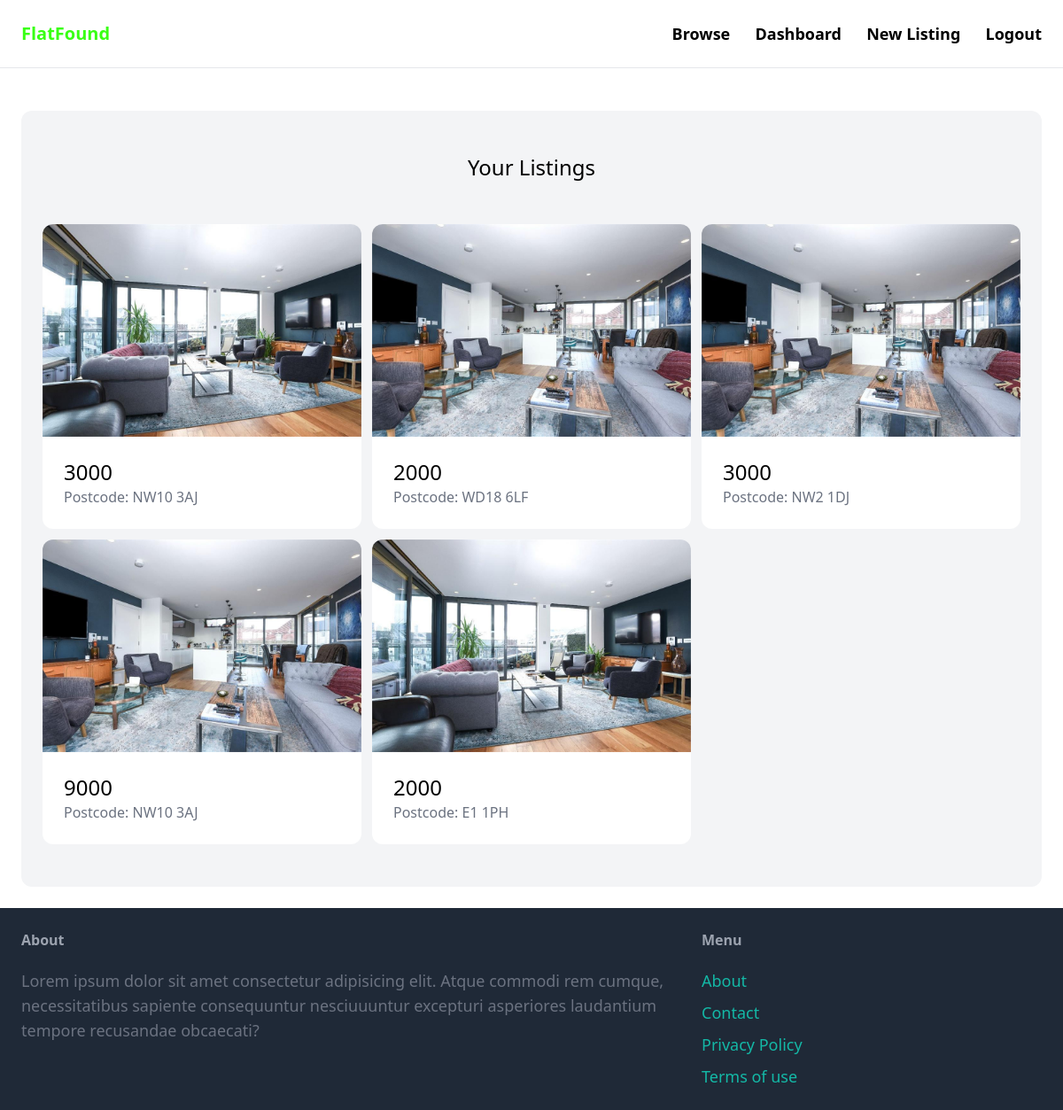
Before: /dashboard (signed in) with the older database file.
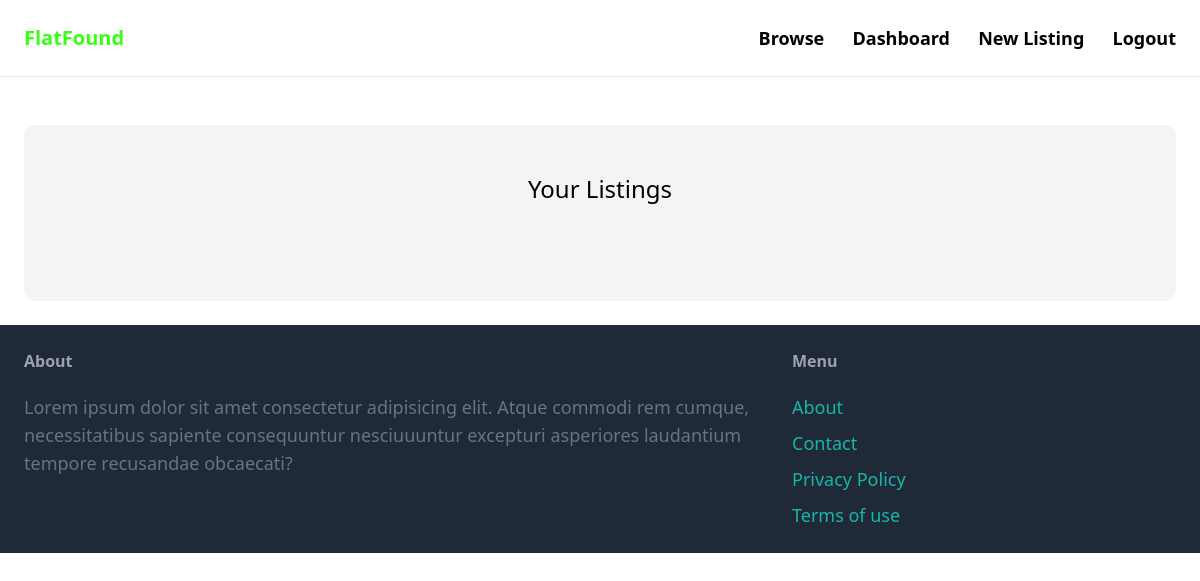
After: the same page with the newer database file.
### property/models.py (models this page shows, shortened)
class Property(models.Model):
    category = models.ForeignKey(
        Category, related_name='properties', on_delete=models.CASCADE)
    price_pcm = models.IntegerField()
    ppw = models.FloatField()
    address = models.TextField(blank=True, null=True)
    postcode = models.TextField(blank=True, null=True)
    description = models.TextField(blank=True, null=True)
    image = models.ImageField(upload_to='prop_images', blank=True, null=True)
    created_by = models.ForeignKey(
        User, related_name='properties', on_delete=models.CASCADE)
    created_at = models.DateField(auto_now_add=True)

### dashboard/views.py (the view)
# urls.py: path('', views.index, name='index'),
@login_required
def index(request):
    properties = Property.objects.filter(created_by=request.user)
    return render(request, 'dashboard/index.html', {
        'properties': properties
    })

### dashboard/templates/dashboard/index.html (shortened to what this page needs)
{% extends 'core/base.html' %}
{% block content %}
<div class="mt-6 px-6 py-12 bg-gray-100 rounded-xl">
    <h2 class="mb-12 text-2xl text-center">Your Listings</h2>
    <div class="grid grid-cols-3 gap-3">
        {% for property in properties %}
        <div>
            <a href="{% url 'property:detail' property.id %}">
                <div class="">
                    <img src="{{ property.image.url }}" alt="" class="rounded-t-xl">
                </div>
                <div class="p-6 bg-white rounded-b-xl">
                    <h2 class="text-2xl">{{property.price_pcm}}</h2>
                    <p class="text-gray-500">Postcode: {{property.postcode}}</p>
                </div>
            </a>
        </div>
        {% endfor %}
    </div>
</div>
{% endblock %}

Changed rows visible on the page:
removed Property: image (picture), price_pcm "3000", postcode "NW10 3AJ"
removed Property: image (picture), price_pcm "2000", postcode "WD18 6LF"
removed Property: image (picture), price_pcm "3000", postcode "NW2 1DJ"
removed Property: image (picture), price_pcm "9000", postcode "NW10 3AJ"
removed Property: image (picture), price_pcm "2000", postcode "E1 1PH"
